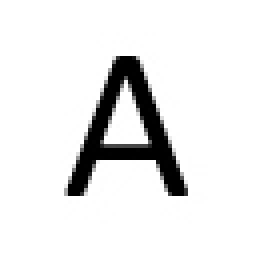
//> input picture HW/HW3/HW3/ABC01.jpg, 64 x 64 px (shown 4 times larger)
$ ./main   (built with g++ and OpenCV 4)
//> lines starting //> are read from the running program, lines starting //| are printed output that depends on the picture; after the words box and inside, x2 and y2 are one past the last pixel; in counts of white or black regions, pixels touching at a corner belong together
#include <iostream>
#include <cmath>
#include <string>
#include <vector>
#include <utility>
#include <limits>
#include <algorithm>
#include <opencv2/opencv.hpp>
#define CVPLOT_HEADER_ONLY
#include <CvPlot/cvplot.h>
#define CVUI_IMPLEMENTATION
#include "cvui.h"

#define WINDOW_NAME "HOG"
using namespace std;
class HOG {
public:
    HOG() {
        data[0] = 0.0f;
        data[1] = 0.0f;
        data[2] = 0.0f;
        data[3] = 0.0f;
    }
    //計算2個HOG之間的L2距離
    float distance(const HOG& input) {
        float err0 = (input.data[0] - data[0]);
        float err1 = (input.data[1] - data[1]);
        float err2 = (input.data[2] - data[2]);
        float err3 = (input.data[3] - data[3]);
        return err0 * err0 + err1 * err1 + err2 * err2 + err3 * err3;
    }
//private:
    float data[4] = {0,0,0,0};
};

//計算2張圖片的所有HOG之間的總L2距離
float get_hogs_distance(vector<vector<HOG>>& hogsA, vector<vector<HOG>>& hogsB) {
    float result = 0.0f;
    if (hogsA.size() != hogsB.size()) return -1;
    for (int i = 0; i < hogsA.size(); i++) {
        for (int j = 0; j < hogsA[i].size(); j++) {
            result += hogsA[i][j].distance(hogsB[i][j]);
        }
    }
    return result;
}

//回傳圖片的所有HOG(以2維vector存放)
vector<vector<HOG>> get_img_hogs(cv::Mat img,bool show_hist) {
    cv::Mat img_x_sobel = cv::Mat::zeros(cv::Size(img.cols, img.rows), CV_32FC1);
    cv::Mat img_y_sobel = cv::Mat::zeros(cv::Size(img.cols, img.rows), CV_32FC1);
    cv::Mat img_magnitude;
    cv::Mat img_angle;
    //sobel kernel
    cv::Mat x_sobel_kernel = (cv::Mat1s(3, 3) << 0, 0, 0, -1, 0, +1, 0, 0, 0);
    cv::Mat y_sobel_kernel = (cv::Mat1s(3, 3) << 0, -1, 0, 0, 0, 0, 0, +1, 0);
    //產生垂直與水平的sobel圖
    cv::filter2D(img, img_x_sobel, CV_32FC1, x_sobel_kernel, cv::Point(-1, -1), 0.0f, cv::BORDER_REPLICATE);
    cv::filter2D(img, img_y_sobel, CV_32FC1, y_sobel_kernel, cv::Point(-1, -1), 0.0f, cv::BORDER_REPLICATE);
    try
    {
        //算出magnitude與angle
        cv::cartToPolar(img_x_sobel, img_y_sobel, img_magnitude, img_angle, 1); //
        // ... Contents of your main
    }
    catch (cv::Exception& e)
    {
        cout << e.msg << endl;
    }
    vector<vector<HOG>> result;
    //掃過圖片中的每個子區域(4*4)，並產生HOG
    for (int i = 0, hog_i = 0; i < img_magnitude.rows; i += 4, hog_i++)
    {
        result.push_back(vector<HOG>());
        for (int j = 0, hog_j = 0; j < img_magnitude.cols; j += 4, hog_j++)
        {
            result[hog_i].push_back(HOG());

            //掃過16個像素計算出HOG
            for (int m = 0; m < 4; m++)
            {
                cv::Mat block = cv::Mat::zeros(cv::Size(4, 4), CV_32FC1);
                int row = i + m;
                for (int n = 0; n < 4; n++)
                {
                    int col = j + n;
                    int field_index = 0;
                    float angle = fmod(img_angle.at<float>(row, col), 180.0f);
                    float magnitude = img_magnitude.at<float>(row, col);
                    float splitA = 0.0f, splitB = 0.0f;
                    //計算該像素所在的區間，並加權分配給下個區間(splitA、splitB)
                    if (angle < 45.0f) {
                        field_index = 0;
                        splitB = ((angle - 0.0f) / 45.0f) * magnitude;
                    }
                    else if (angle >= 45.0f && angle < 90.0f) {
                        field_index = 1;
                        splitB = ((angle - 45.0f) / 45.0f) * magnitude;
                    }
                    else if (angle >= 90.0f && angle < 135.0f) {
                        field_index = 2;
                        splitB = ((angle - 90.0f) / 45.0f) * magnitude;
                    }
                    else if (angle >= 135.0f) {
                        field_index = 3;
                        splitB = ((angle - 135.0f) / 45.0f) * magnitude;
                    }
                    splitA = magnitude - splitB;
                    result[hog_i][hog_j].data[field_index] += splitA;
                    result[hog_i][hog_j].data[(field_index + 1) % 4] += splitB;
                }
            }
            //畫出HOG直方圖
            if (show_hist) {
                auto axes = CvPlot::plot(std::vector<double>{ result[hog_i][hog_j].data[0], result[hog_i][hog_j].data[1], result[hog_i][hog_j].data[2], result[hog_i][hog_j].data[3] }, "-o");
                cv::imshow("histogram " + to_string(hog_i) + " " + to_string(hog_j), axes.render(300, 400));
            }
        }
    }
    return result;
}

int main() {
    cvui::init(WINDOW_NAME);
    cv::Mat frame = cv::Mat(cv::Size(550, 580), CV_32FC1);

    //cv::Mat origin = cv::imread("Lenna.jpg", CV_32F);

    //初始化所需圖片
    cv::Mat img = cv::imread("ABC01.jpg", CV_32FC1);
//> img is the input picture: 64 rows x 64 cols, CV_8UC3; min 0, max 255, mean 231.8
    cv::Mat target = cv::imread("t1.jpg", CV_32FC1);
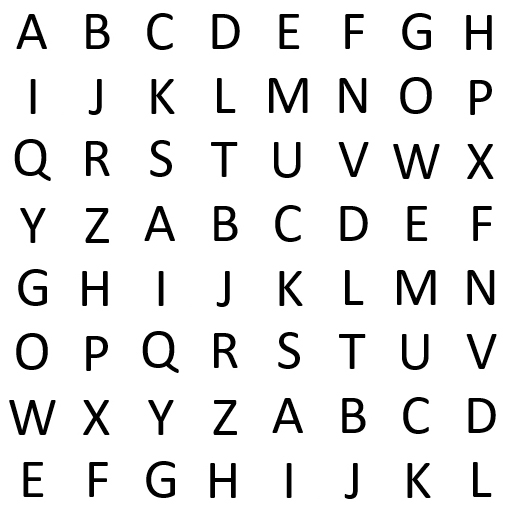
//> input picture HW/HW3/HW3/t1.jpg, 512 x 512 px
//> target is the input picture: 512 rows x 512 cols, CV_8UC3; min 0, max 255, mean 233
    cv::Mat result_img = cv::imread("t1.jpg", CV_8UC1);
//> result_img: 512 rows x 512 cols, CV_8UC1; min 0, max 255, mean 233
    cv::Mat identify_img = cv::imread("p1.jpg", CV_8UC1);
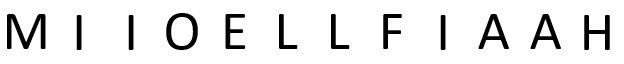
//> input picture HW/HW3/HW3/p1.jpg, 624 x 64 px
//> identify_img is the input picture: 64 rows x 624 cols, CV_8UC1; min 0, max 255, mean 231.3
    cv::Mat img_x_sobel = cv::Mat::zeros(cv::Size(img.cols, img.rows), CV_32FC1);
    cv::Mat img_y_sobel = cv::Mat::zeros(cv::Size(img.cols, img.rows), CV_32FC1);
    cv::Mat img_magnitude;
    cv::Mat img_angle;

    //圖片預處理
    cv::resize(img, img, cv::Size(16, 16));
    cv::resize(target, target, cv::Size(128, 128));
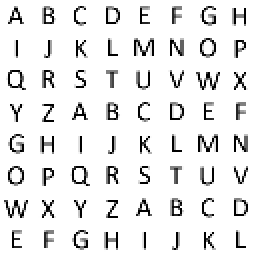
//> target: 128 rows x 128 cols, CV_8UC3 (shown 2 times larger); min 0, max 255, mean 233
    cv::resize(result_img, result_img, cv::Size(128, 128));
//> result_img: 128 rows x 128 cols, CV_8UC1

    //cv::threshold(identify_img, identify_img, 150, 255, cv::THRESH_BINARY);
    cv::threshold(identify_img, identify_img,150,255, cv::THRESH_BINARY_INV);//二值化
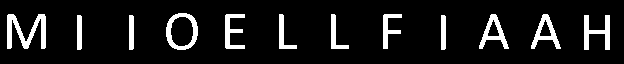
//> identify_img: 64 rows x 624 cols, CV_8UC1; 9.7% white; 12 white regions, largest, box (x1, y1, x2, y2) and area: (7, 14, 46, 49) 645, (166, 13, 198, 50) 450, (584, 15, 610, 50) 414
    cv::resize(identify_img, identify_img, cv::Size(300, 32));
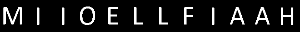
//> identify_img: 32 rows x 300 cols, CV_8UC1; min 0, max 255, mean 24.6
    cv::cvtColor(result_img, result_img,cv::COLOR_GRAY2RGB);

    //////////////////////////<part 1>///////////////////////////////////////

    //將單個字母圖片的所有HOG算出，存入alpha_hogs
    vector<vector<HOG>> alpha_hogs = get_img_hogs(img,false);
//> alpha_hogs = 4 items
    //儲存每個ROI錨點對應到的L2距離
    vector<pair<float, cv::Point>> all_result;
    //計算每個ROI與字母的L2距離，用雙層迴圈掃過所有16x16的區域
    for (int i = 0; i < target.rows-16; i++) {
        for (int j = 0; j < target.cols-16; j++) {
            //產生ROI(切割出16x16的區域)
            cv::Mat ROI = target(cv::Rect(j, i, 16, 16));
            //計算此ROI的所有HOG
            vector<vector<HOG>> ROI_hogs = get_img_hogs(ROI,false);
            //計算ROI與字母的L2距離
            float result = get_hogs_distance(alpha_hogs,ROI_hogs);
            //放入vector
            all_result.push_back(make_pair(result,cv::Point(i,j)));
        }
    }
//> after the loop, all_result = 12544 items
    //排序取前六名
    std::sort(all_result.begin(), all_result.end(), [](auto& left, auto& right) {
        return left.first < right.first;
        });
    for (int num = 0; num < 6; num++) {
        int i_base = all_result[num].second.x;
        int j_base = all_result[num].second.y;
        for (int i = 0; i < 16; i++) {
            for (int j = 0; j < 16; j++) {
                //藍綠通道值減半，使該區域變紅
                result_img.at < cv::Vec3b >(i_base + i, j_base + j)[0] /= 2;
                result_img.at < cv::Vec3b >(i_base + i, j_base + j)[1] /= 2;
            }
        }
    }
//> this loop made 6 passes
//> (i_base, j_base) on passes 1 to 6: (96, 64), (0, 0), (48, 32), (95, 64), (47, 32), (1, 0)
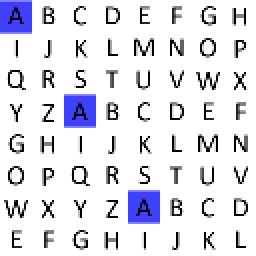
//> result_img: 128 rows x 128 cols, CV_8UC3 (shown 2 times larger); 4.83% of pixels changed, all inside (x1, y1, x2, y2) = (0, 0, 80, 112)
    //顯示結果
    cv::imshow("result_img", result_img);


    //////////////////////////<part 2>///////////////////////////////////////


    cv::imshow("identify_img", identify_img);
    //用陣列儲存每個字母的所有HOG
    vector<vector<HOG>> all_alpha_hogs[26];
    for (int i = 1; i <= 26; i++) {
        //產生圖片檔名(ABCXX.jpg)
        string zero = i < 10 ? "0" : "";
        string filename = "ABC" + zero + to_string(i) + ".jpg";
        cv::Mat alpha_img = cv::imread(filename, CV_32FC1);
        //圖片縮放
        cv::resize(alpha_img, alpha_img, cv::Size(16, 16));
        //產生HOG放入陣列
        all_alpha_hogs[i - 1] = get_img_hogs(alpha_img,false);
//> all_alpha_hogs = 26 items
//> (the run ends here: the program stops with an error, at `cv::resize(alpha_img, alpha_img, cv::Size(16, 16));`)
